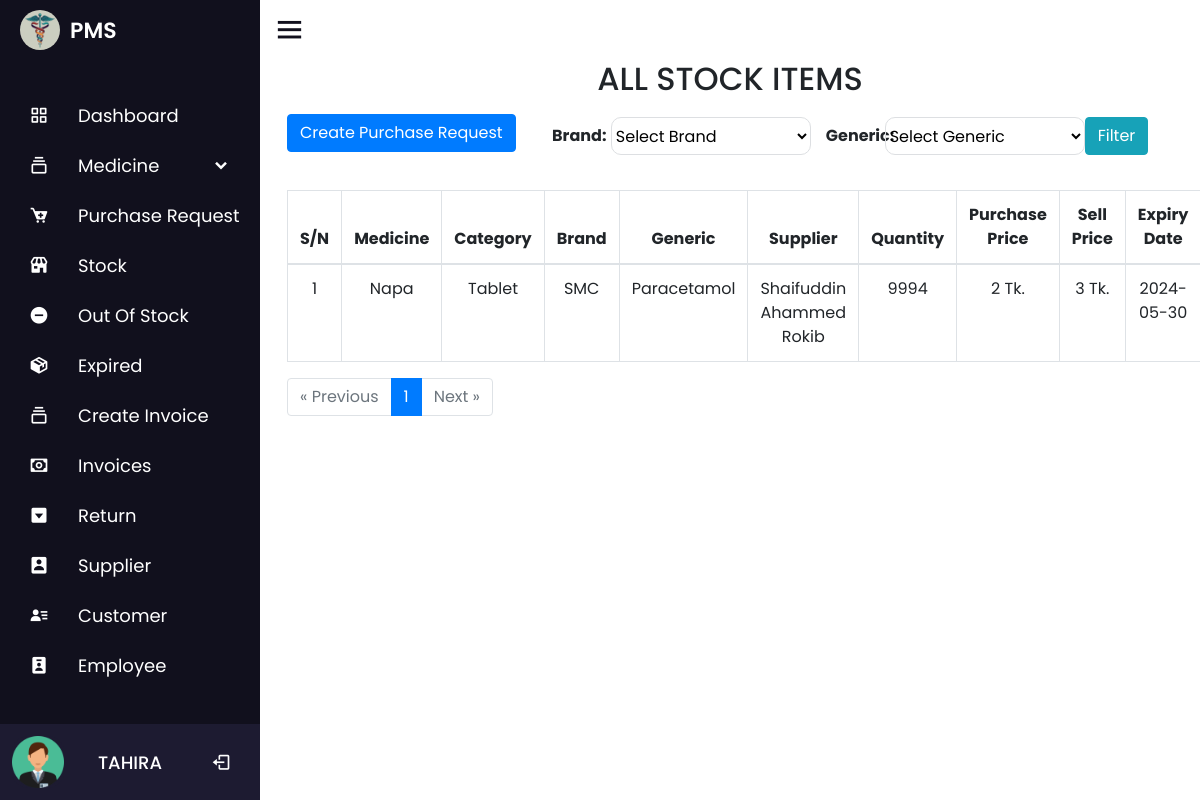
/stock.php (signed in), run on the app's committed database.
### tables this page shows
CREATE TABLE `employee` (
  `id` int(100) NOT NULL COMMENT 'ID',
  `name` varchar(100) NOT NULL COMMENT 'Name',
  `number` int(100) NOT NULL COMMENT 'Number',
  `email` varchar(100) NOT NULL COMMENT 'Email',
  `password` varchar(100) NOT NULL,
  `role` int(10) NOT NULL,
  `date` timestamp NOT NULL DEFAULT current_timestamp()
);

CREATE TABLE `medicine_stock` (
  `stock_id` int(11) NOT NULL,
  `medicine_id` int(10) NOT NULL,
  `supplier_id` int(11) NOT NULL,
  `unit` int(10) NOT NULL,
  `expiry_date` date NOT NULL,
  `pprice` int(11) NOT NULL,
  `sprice` int(11) NOT NULL,
  `date` timestamp NOT NULL DEFAULT current_timestamp(),
  `shelf_id` int(10) NOT NULL
);

CREATE TABLE `medicine` (
  `medicine_id` int(11) NOT NULL,
  `catagory_id` int(11) NOT NULL,
  `medicine_name` varchar(100) NOT NULL,
  `brand_id` int(100) NOT NULL,
  `generic_id` int(100) NOT NULL,
  `date` timestamp NOT NULL DEFAULT current_timestamp()
);

CREATE TABLE `medicine_catagory` (
  `catagory_id` int(11) NOT NULL,
  `catagory_name` varchar(100) NOT NULL,
  `date` timestamp NOT NULL DEFAULT current_timestamp()
);

CREATE TABLE `medicine_brand` (
  `brand_id` int(11) NOT NULL,
  `brand_name` varchar(100) NOT NULL,
  `date` timestamp NOT NULL DEFAULT current_timestamp()
);

CREATE TABLE `medicine_generic` (
  `generic_id` int(11) NOT NULL,
  `generic_name` varchar(100) NOT NULL,
  `date` timestamp NOT NULL DEFAULT current_timestamp()
);

CREATE TABLE `supplier` (
  `supplier_id` int(11) NOT NULL,
  `supplier_name` varchar(100) NOT NULL,
  `supplier_number` varchar(20) NOT NULL,
  `supplier_email` varchar(100) NOT NULL,
  `creation_date` datetime NOT NULL DEFAULT current_timestamp()
);

### stock.php (the view, shortened to what this page needs)
<?php
include 'nav/nav.php';
$results_per_page = 10;
$page = 1;
$offset = ($page - 1) * $results_per_page;
$count_query = "SELECT COUNT(*) AS total FROM medicine ";
$count_result = mysqli_query($conn, $count_query);
$count_row = mysqli_fetch_assoc($count_result);
$total_records = $count_row['total'];
$total_pages = ceil($total_records / $results_per_page);
$whereClause = "";
$sql = "
        SELECT m.medicine_name, m.catagory_id, m.brand_id, m.generic_id, s.supplier_id,sup.supplier_name, c.catagory_name, b.brand_name, g.generic_name, s.unit, s.pprice, s.sprice, DATE(s.expiry_date) AS expiry_date, r.shelf_number
        FROM medicine_stock s
        JOIN medicine m ON s.medicine_id = m.medicine_id
        JOIN medicine_catagory c ON m.catagory_id = c.catagory_id
        JOIN medicine_brand b ON m.brand_id = b.brand_id
        JOIN medicine_generic g ON m.generic_id = g.generic_id
        JOIN supplier sup ON s.supplier_id = sup.supplier_id
        LEFT JOIN shelf r ON s.shelf_id = r.shelf_id
        $whereClause
        LIMIT $offset, $results_per_page
";
$data = mysqli_query($conn, $sql);
?>
<head>
</head>
<div class="container-xl">
    <h2 class="text-center text-uppercase p-2">All Stock Items</h2>
    <a href="purchase.php"><button class="btn btn-primary">Create Purchase Request</button></a>
    <form method="post">
        <div class="input-group date" style="margin-left:250px;bottom: 35px;font-weight: bold;">
            <label for="brand" class="col-1 col-form-label">Brand: </label>
            <select class="inputbox" aria-label="Default select example" name="brand" id="brand">
                <option selected disabled>Select Brand</option>
            </select>
            <label for="generic" class="col-1 col-form-label">Generic: </label>
            <select class="inputbox" aria-label="Default select example" name="generic" id="generic">
                <option selected disabled>Select Generic</option>
            </select>
            <input type="submit" class="btn btn-info" name="submit" value="Filter">
        </div>
    </form>
    <div id="table">
        <table id="zctb" class="display table table-bordered table-hover text-center" cellspacing="0" width="100%">
            <thead>
                <tr>
                    <th>S/N</th>
                    <th>Medicine</th>
                    <th>Category</th>
                    <th>Brand</th>
                    <th>Generic </th>
                    <th>Supplier</th>
                    <th>Quantity</th>
                    <th>Purchase Price</th>
                    <th>Sell Price</th>
                    <th>Expiry Date</th>
                </tr>
            </thead>
            <tbody>
                <?php
                if (mysqli_num_rows($data) > 0) {
                    $c = $offset + 1;
                    while ($result = mysqli_fetch_assoc($data)) {
                        echo '
                    <tr>
                        <td>' . $c . '</td>
                        <td>' . $result['medicine_name'] . '</td>
                        <td>' . $result['catagory_name'] . '</td>
                        <td>' . $result['brand_name'] . '</td>
                        <td>' . $result['generic_name'] . '</td>
                        <td>' . $result['supplier_name'] . '</td>
                        <td>' . $result['unit'] . '</td>
                        <td>' . $result['pprice'] . ' Tk.</td>
                        <td>' . $result['sprice'] . ' Tk.</td>
                        <td>' . $result['expiry_date'] . '</td>
                        <td>' . $result['shelf_number'] . '</td>
                    </tr>';
                        $c++;
                    }
                } else {
                    echo "<tr><td colspan='10'>No records found</td></tr>";
                }
                ?>
            </tbody>
        </table>
                    <div class="pagination">
                        <ul class="pagination">
                            <li class="page-item <?php echo ($page <= 1) ? 'disabled' : ''; ?>">
                                <a class="page-link" href="?page=<?php echo ($page <= 1) ? 1 : ($page - 1); ?>">&laquo; Previous</a>
                            </li>
                            <?php for ($i = 1; $i <= $total_pages; $i++) : ?>
                                <li class="page-item <?php echo ($page == $i) ? 'active' : ''; ?>">
                                    <a class="page-link" href="?page=<?php echo $i; ?>"><?php echo $i; ?></a>
                                </li>
                            <?php endfor; ?>
                            <li class="page-item <?php echo ($page >= $total_pages) ? 'disabled' : ''; ?>">
                                <a class="page-link" href="?page=<?php echo ($page >= $total_pages) ? $total_pages : ($page + 1); ?>">Next &raquo;</a>
                            </li>
                        </ul>
                    </div>
    </div>
</div>
<?php
include 'nav/footer.php';
?>

### nav/nav.php (shortened to what this page needs)
<?php
$db = new dbObj();
$conn =  $db->getConnstring();
?>
<!DOCTYPE html>
<html lang="en" dir="ltr">
<head>
  <link rel="stylesheet" href="nav/style.css">
  <link rel="stylesheet" href="css/bootstrap.min.css">
  <link rel="stylesheet" href="https://unicons.iconscout.com/release/v4.0.0/css/line.css">
  <link href='https://unpkg.com/boxicons@2.0.7/css/boxicons.min.css' rel='stylesheet'>
  <link rel="stylesheet" href="https://unicons.iconscout.com/release/v4.0.8/css/line.css">
  <link rel="stylesheet" href="https://cdnjs.cloudflare.com/ajax/libs/font-awesome/4.7.0/css/font-awesome.min.css">
  <link rel="stylesheet" href="//code.jquery.com/ui/1.13.2/themes/base/jquery-ui.css">
</head>
<body>
  <div class="sidebar">
    <div class="logo-details">
      <img src="image/logo.jpg" alt="profileImg" style="height: 40px; width: 40px;     border-radius: 50px; margin-right: 10px; margin-left: 20px;">
      <span class="logo_name">PMS</span>
    </div>
    <?php
        if (isset($_SESSION['admin'])) {
            echo '
            <ul class="nav-links">
            <li>
                <a href="dashboard.php">
                <i class="bx bx-grid-alt"></i>
                <span class="link_name">Dashboard</span>
                </a>
                <ul class="sub-menu blank">
                <li><a class="link_name" href="dashboard.php">Dashboard</a></li>
                </ul>
            </li>
            <li>
                <div class="iocn-link">
                <a href="medicine_details.php">
                    <i class="bx bx-collection"></i>
                    <span class="link_name">Medicine</span>
                </a>
                <i class="bx bxs-chevron-down arrow"></i>
                </div>
                <ul class="sub-menu">
                <li><a class="link_name" href="medicine_details.php">Medicine</a></li>
                <li><a href="catagory.php">Catagory</a></li>
                <li><a href="brand.php">Brand</a></li>
                <li><a href="generic.php">Generic</a></li>
                </ul>
            </li>
            <li>
            <a href="purchase_request.php">
            <i class="bx bxs-cart-add" ></i>
            <span class="link_name">Purchase Request</span>';
        echo '</a>
            <ul class="sub-menu blank">
            <li><a class="link_name" href="purchase_request.php">Purchase Request</a></li>
            </ul>
        </li>
            <li>
            <a href="stock.php">
            <i class="bx bxs-store" ></i>
              <span class="link_name">Stock</span>
            </a>
            <ul class="sub-menu blank">
              <li><a class="link_name" href="stock.php">Stock</a></li>
            </ul>
          </li>
          <li>
            <a href="outofstock.php">
            <i class="bx bxs-minus-circle" ></i>
              <span class="link_name">Out Of Stock</span>';
           echo' </a>
            <ul class="sub-menu blank">
              <li><a class="link_name" href="outofstock.php">Out Of Stock</a></li>
            </ul>
          </li>
          <li>
            <a href="expired.php">
            <i class="bx bxs-package" ></i>
              <span class="link_name">Expired</span>';
           echo' </a>
            <ul class="sub-menu blank">
              <li><a class="link_name" href="expired.php">Out Of Stock</a></li>
            </ul>
          </li>
          <li>
            <div class="iocn-link">
              <a href="add_order.php">
                <i class="bx bx-collection"></i>
                <span class="link_name">Create Invoice</span>
              </a>
            </div>
          </li>
          <li>
            <div class="iocn-link">
              <a href="invoices.php">
              <i class="bx bx-money" ></i>
                <span class="link_name">Invoices</span>
              </a>
            </div>
          </li>
          <li>
            <a href="return.php">
            <i class="bx bxs-caret-down-square" ></i>
              <span class="link_name">Return</span>
            </a>
            <ul class="sub-menu blank">
              <li><a class="link_name" href="return.php">Return</a></li>
            </ul>
          </li>
          <li>
          <a href="supplier.php">
          <i class="bx bxs-user-rectangle" ></i>
            <span class="link_name">Supplier</span>
          </a>
          <ul class="sub-menu blank">
            <li><a class="link_name" href="supplier.php">Customer</a></li>
          </ul>
        </li>
          <li>
          <a href="customer.php">
          <i class="bx bxs-user-detail" ></i>
            <span class="link_name">Customer</span>
          </a>
          <ul class="sub-menu blank">
            <li><a class="link_name" href="customer.php">Customer</a></li>
          </ul>
        </li>
        <li>
          <a href="employee.php">
          <i class="bx bxs-user-badge"></i>
            <span class="link_name">Employee</span>
          </a>
          <ul class="sub-menu blank">
            <li><a class="link_name" href="employee.php">Employee</a></li>
          </ul>
        </li>
          <li>
            ';
        }
        ?>
        <div class="profile-details">
          <div class="profile-content">
            <img src="image/user.png" alt="profileImg">
          </div>
          <div class="name-job">
            <div class="profile_name"><a class="link_name text-white text-uppercase" href="profile.php"><?php
                                      $query = mysqli_query($conn, "SELECT * FROM `employee` WHERE `id`='$_SESSION[eid]'");
                                      $fetch = mysqli_fetch_array($query);
                                      echo $fetch['name'];
                                      ?></a></div>
          </div>
          <a href="logout.php">
            <i class='bx bx-log-out'></i></a>
        </div>
      </li>
    </ul>
  </div>
  <section class="home-section">
    <div class="home-content">
      <i class='bx bx-menu'></i>
    </div>

### nav/style.css (style rules this page uses)
* { margin: 0; padding: 0; box-sizing: border-box; font-family: 'Poppins', sans-serif; }
.sidebar { position: fixed; top: 0; left: 0; height: 100%; width: 260px; background: #11101d; z-index: 100; transition: all 0.5s ease; }
.sidebar .logo-details { height: 60px; width: 100%; display: flex; align-items: center; }
.sidebar .logo-details .logo_name { font-size: 22px; color: #fff; font-weight: 600; transition: 0.3s ease; transition-delay: 0.1s; }
.sidebar .nav-links { height: 100%; padding: 30px 0 150px 0; overflow: auto; }
.sidebar .nav-links li { position: relative; list-style: none; transition: all 0.4s ease; }
.sidebar .nav-links li .iocn-link { display: flex; align-items: center; justify-content: space-between; }
.sidebar .nav-links li i { height: 50px; min-width: 78px; text-align: center; line-height: 50px; color: #fff; font-size: 20px; cursor: pointer; transition: all 0.3s ease; }
.sidebar .nav-links li a { display: flex; align-items: center; text-decoration: none; }
.sidebar .nav-links li a .link_name { font-size: 18px; font-weight: 400; color: #fff!important; transition: all 0.4s ease; }
.sidebar .profile-details { position: fixed; bottom: 0; width: 260px; display: flex; align-items: center; justify-content: space-between; background: #1d1b31; padding: 12px 0; transition: all 0.5s ease; }
.sidebar .profile-details .profile-content { display: flex; align-items: center; }
.sidebar .profile-details img { height: 52px; width: 52px; object-fit: cover; border-radius: 16px; margin: 0 14px 0 12px; background: #1d1b31; transition: all 0.5s ease; }
.sidebar .profile-details .profile_name, .sidebar .profile-details .job { color: #fff; font-size: 18px; font-weight: 500; white-space: nowrap; }
.home-section { position: relative; background: #ffffff; height: 100vh; left: 130px; width: calc(100% - 260px); transition: all 0.5s ease; padding: 12px; overflow: auto; }
.home-content { align-items: center; flex-wrap: wrap; }
.home-section .home-content .bx-menu, .home-section .home-content .text { color: #11101d; font-size: 35px; }
.home-section .home-content .bx-menu { cursor: pointer; margin-right: 10px; }
* { margin: 0; padding: 0; box-sizing: border-box; }
body { display: flex; justify-content: center; align-items: center; min-height: 100vh; }
.inputbox { position: relative; width: 300px; margin-top: 40px; }

### stock.php (style rules this page uses)
.inputbox { position: relative; width: 200px; background: transparent; border: 1px solid #dddfe2; border-radius: 10px; color: rgb(0, 0, 0); outline: none; margin-top: revert-layer; }

### data on the page
employee: name "TAHIRA"
medicine_stock: medicine.medicine_name "Napa", medicine_catagory.catagory_name "Tablet", medicine_brand.brand_name "SMC", medicine_generic.generic_name "Paracetamol", supplier.supplier_name "Shaifuddin Ahammed Rokib", unit "9994", pprice "2", sprice "3", expiry_date "2024-05-30"
